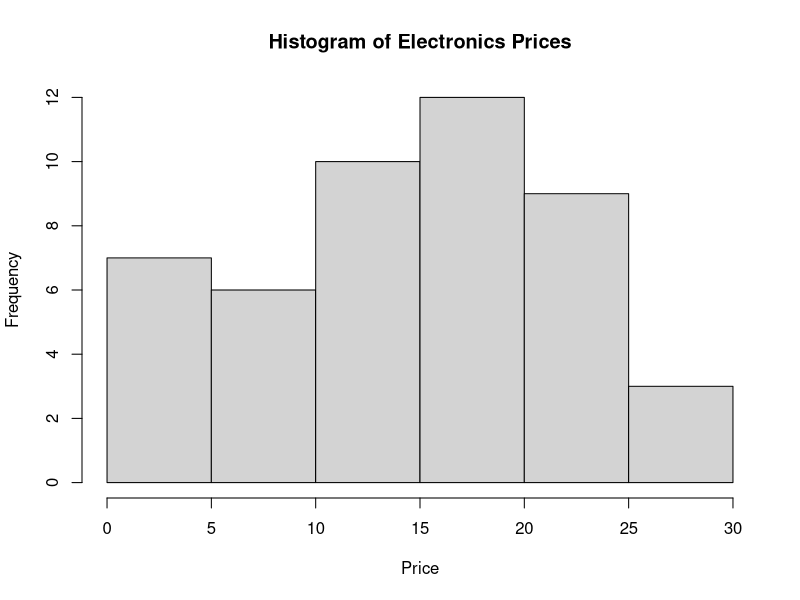

Recreate this plot in R.
x <- c(
  1,1,5,5,5,5,5,8,8,
  10,10,10,10,12,14,14,14,
  15,15,15,15,15,15,
  18,18,18,18,18,
  20,20,20,20,20,20,20,
  21,21,21,21,
  25,25,25,25,25,
  28,28,30
)

bins <- split(x, ceiling(seq_along(x)/3))

print(bins)

bin_mean <- lapply(bins, function(b) {
  rep(mean(b), length(b))
})

print(bin_mean)

bin_boundary <- lapply(bins, function(b) {
  low <- min(b)
  high <- max(b)
  
  sapply(b, function(v) {
    if (abs(v-low) <= abs(v-high))
      low
    else
      high
  })
})

print(bin_boundary)

hist(x,
     main = "Histogram of Electronics Prices",
     xlab = "Price",
     ylab = "Frequency")
